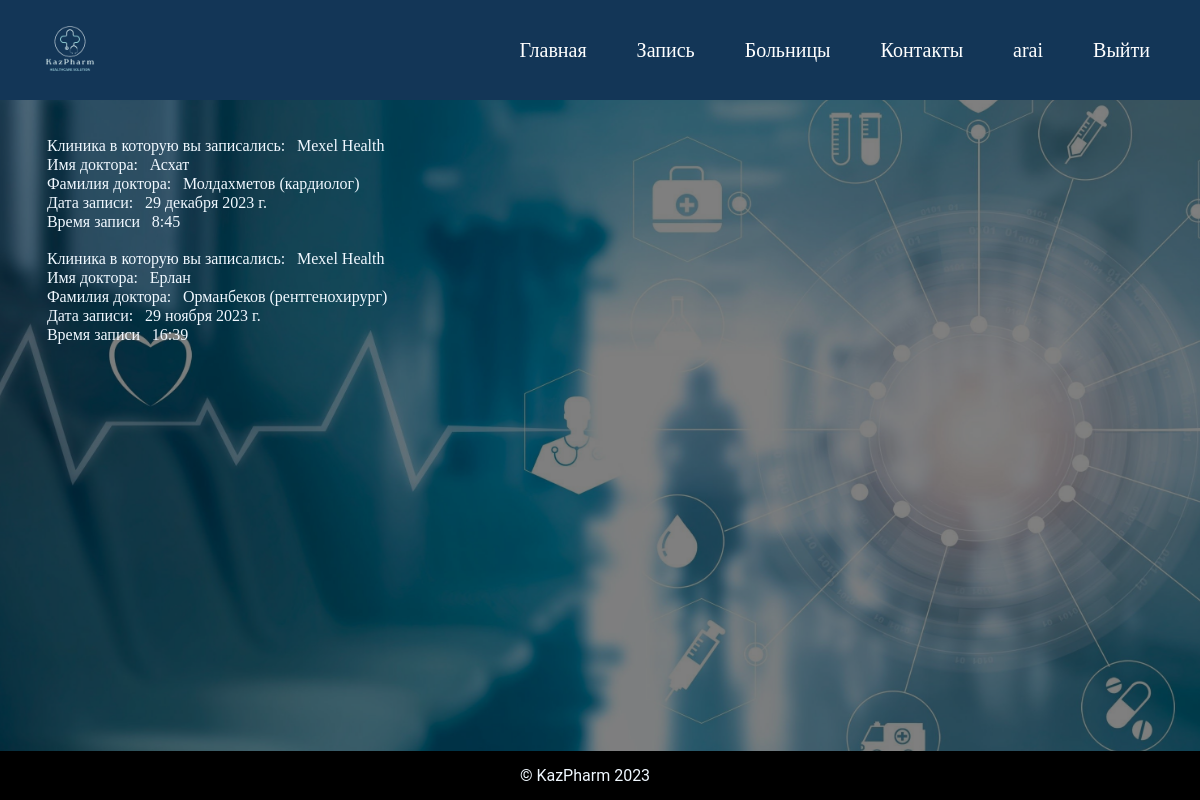
The app's page /schedule/ (signed in) with its own data.
### app/models.py (models this page shows, shortened)
class Appointment(models.Model):
    user = models.ForeignKey(User, on_delete=models.CASCADE)
    hospital = models.ForeignKey('Hospital', on_delete=models.CASCADE)
    doctor = models.ForeignKey('Doctor', on_delete=models.CASCADE)
    date = models.DateField()
    time = models.TimeField()

class Hospital(models.Model):
    title = models.CharField(max_length=255)
    address = models.CharField(max_length=255)
    phone_number = models.CharField(max_length=20)

class Doctor(models.Model):
    first_name = models.CharField(max_length=255)
    last_name = models.CharField(max_length=255)
    experience = models.IntegerField()
    specialization = models.CharField(max_length=255)
    hospitals = models.ForeignKey('Hospital', on_delete=models.CASCADE, related_name='doctors', null=True)

### app/views.py (the view)
# urls.py: path('schedule/', views.schedule, name='schedule'),
def schedule(request):
    return render(request, 'schedule.html', {'appointments': Appointment.objects.filter(user=request.user)})

### templates/schedule.html (shortened to what this page needs)
{% extends 'base.html' %}
{% block content %}
{% for i in appointments %}
⠀⠀⠀⠀Клиника в которую вы записались:⠀{{i.hospital.title}}<br>
⠀⠀⠀⠀Имя доктора:⠀{{i.doctor.first_name}}<br>
⠀⠀⠀⠀Фамилия доктора:⠀{{i.doctor.last_name}}<br>
⠀⠀⠀⠀Дата записи:⠀{{i.date}}<br>
⠀⠀⠀⠀Время записи⠀{{i.time}}<br><br>
</div>
{% endfor %}
{% endblock %}

### templates/base.html (shortened to what this page needs)
{% load static %}
<!DOCTYPE html>
<html lang="en">
<head>
</head>
<body>
    <div class="header">
        <p>
            <img src="/static/images/KazPharmEm.png" alt="KazPharm logo" height="100px" width="100px">
        </p>
        <div class="header-text">
            <li><a href="{% url 'index' %}">Главная</a></li>
            <li><a href="{% url 'hospital_form' %}">Запись</a></li>
            <li><a href="{% url 'about' %}">Больницы</a></li>
            <li><a href="https://t.me/KazPharmAmbulanceBot">Контакты</a></li>
            {% if request.user.is_authenticated %}
            <li><a href="{% url 'home' %}"> {{ user.username }}</a></li>
            <li><a href="{% url 'logout' %}">Выйти</a></li>
            {% else %}
            <li><a href="{% url 'register' %}">Зарегестрироваться</a></li>
            <li><a href="{% url 'login' %}">Выйти</a></li>
            {% endif %}
        </div>
    </div><br><br>
    <div class="container">
        {% block content %}
        {% endblock %}
        <div class="footer">
            <p>&copy; KazPharm 2023</p>
        </div>
</body>
</html>

### records on screen
Appointment: hospital "Mexel Health", doctor.first_name "Асхат", doctor.last_name "Молдахметов (кардиолог)", date "29 декабря 2023 г.", time "8:45"
Appointment: hospital "Mexel Health", doctor.first_name "Ерлан", doctor.last_name "Орманбеков (рентгенохирург)", date "29 ноября 2023 г.", time "16:39"

### other values on screen
{{ user.username }} "arai"
